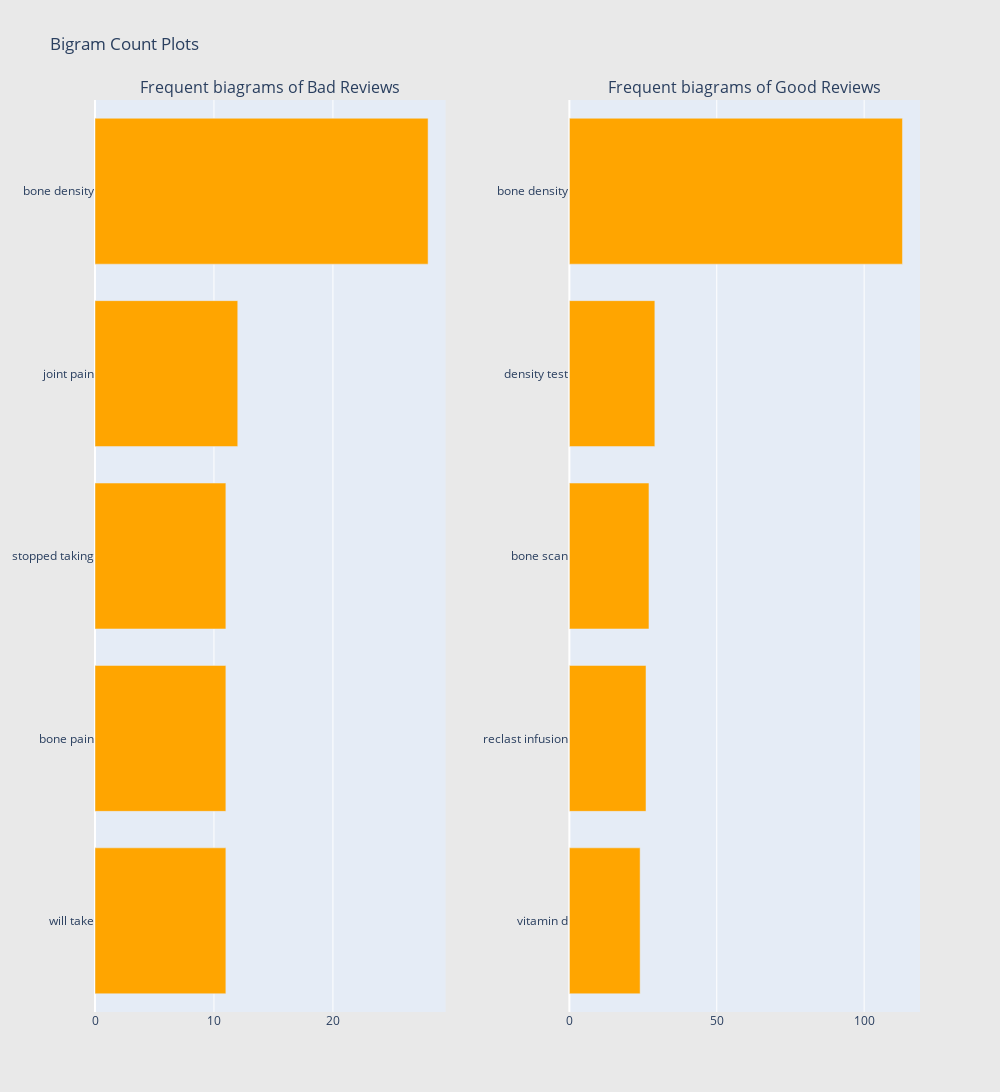

Here is the notebook cell this chart was saved with:
### Code cell
freq_dict = defaultdict(int)
for sent in df_effectiveness[df_effectiveness["Review"] == 'bad']['Reviews']:
    for word in generate_ngrams(sent,2):
        freq_dict[word] += 1
fd_sorted = pd.DataFrame(sorted(freq_dict.items(), key=lambda x: x[1])[::-1])
fd_sorted.columns = ["word", "wordcount"]
trace1 = horizontal_bar_chart(fd_sorted.head(5), 'orange')

freq_dict = defaultdict(int)
for sent in df_effectiveness[df_effectiveness["Review"] == 'good']['Reviews']:
    for word in generate_ngrams(sent,2):
        freq_dict[word] += 1
fd_sorted = pd.DataFrame(sorted(freq_dict.items(), key=lambda x: x[1])[::-1])
fd_sorted.columns = ["word", "wordcount"]
trace2 = horizontal_bar_chart(fd_sorted.head(5), 'orange')

# Creating two subplots
fig = tools.make_subplots(rows=1, cols=2, vertical_spacing=0.04,horizontal_spacing=0.15,
                          subplot_titles=["Frequent biagrams of Bad Reviews", 
                                          "Frequent biagrams of Good Reviews"])
fig.append_trace(trace1, 1, 1)
fig.append_trace(trace2, 1, 2)
fig['layout'].update(height=1200, width=1000, paper_bgcolor='rgb(233,233,233)', title="Bigram Count Plots")
py.iplot(fig, filename='word-plots')

### Figure 1 — Plotly figure (JSON) as saved in the notebook; plotly's stock layout.template omitted (floating-point values rounded to 4 significant figures)
{"data": [{"marker": {"color": "orange"}, "orientation": "h", "showlegend": false, "type": "bar", "x": [11, 11, 11, 12, 28], "xaxis": "x", "y": ["will take", "bone pain", "stopped taking", "joint pain", "bone density"], "yaxis": "y"}, {"marker": {"color": "orange"}, "orientation": "h", "showlegend": false, "type": "bar", "x": [24, 26, 27, 29, 113], "xaxis": "x2", "y": ["vitamin d", "reclast infusion", "bone scan", "density test", "bone density"], "yaxis": "y2"}], "layout": {"annotations": [{"font": {"size": 16}, "showarrow": false, "text": "Frequent biagrams of Bad Reviews", "x": 0.2125, "xanchor": "center", "xref": "paper", "y": 1, "yanchor": "bottom", "yref": "paper"}, {"font": {"size": 16}, "showarrow": false, "text": "Frequent biagrams of Good Reviews", "x": 0.7875, "xanchor": "center", "xref": "paper", "y": 1, "yanchor": "bottom", "yref": "paper"}], "height": 1200, "paper_bgcolor": "rgb(233,233,233)", "title": {"text": "Bigram Count Plots"}, "width": 1000, "xaxis": {"anchor": "y", "domain": [0, 0.425]}, "xaxis2": {"anchor": "y2", "domain": [0.575, 1]}, "yaxis": {"anchor": "x", "domain": [0, 1]}, "yaxis2": {"anchor": "x2", "domain": [0, 1]}}}
